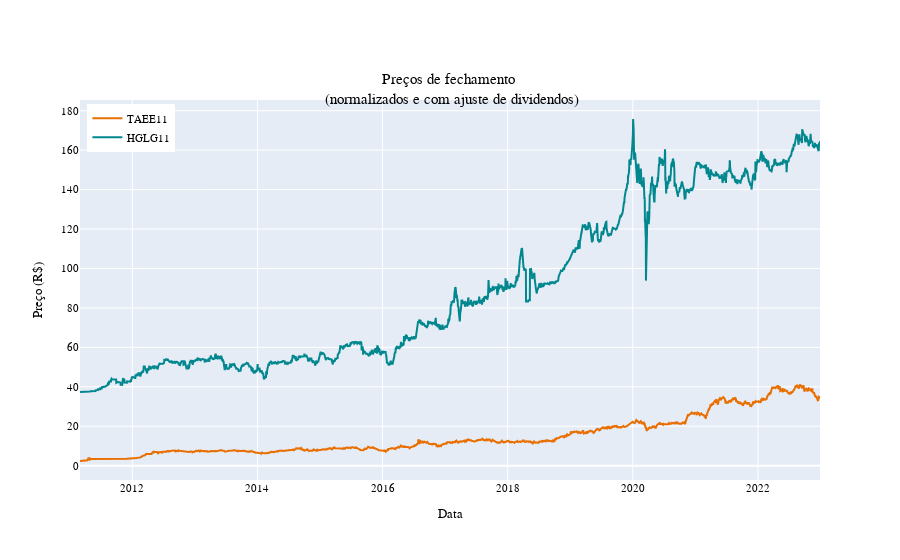

The cell this chart's notebook holds for it:
### Code cell
fig = go.Figure()
fig.add_trace(
    go.Scatter(
        x=taee_precos["data"],
        y=taee_precos["preco_aj"],
        mode="lines",
        name="TAEE11",
        line=dict(color="#e86f00"),
    )
)
fig.add_trace(
    go.Scatter(
        x=precos["data"],
        y=precos["preco_aj"],
        mode="lines",
        name="HGLG11",
        line=dict(color="#02878e"),
        
    )
)
fig.update_layout(
    font=dict(family="Fira Code", size=11, color="black"),
    title="Preços de fechamento <br> (normalizados e com ajuste de dividendos)",
    title_x=0.5,
    title_y=0.85,
    xaxis_title="Data",
    yaxis_title="Preço (R$)",
    legend=dict(yanchor="top", y=0.99, xanchor="left", x=0.01),
)
fig.show()

### Figure 1 — Plotly figure (JSON) as saved in the notebook; plotly's stock layout.template omitted (floating-point values rounded to 4 significant figures; data arrays with more than 128 entries replaced by an {"elided": "..."} marker saying what was removed)
{"data": [{"line": {"color": "#e86f00"}, "mode": "lines", "name": "TAEE11", "type": "scatter", "x": {"elided": "2937 str values"}, "y": {"elided": "2937 float values"}}, {"line": {"color": "#02878e"}, "mode": "lines", "name": "HGLG11", "type": "scatter", "x": {"elided": "2937 str values"}, "y": {"elided": "2937 float values"}}], "layout": {"font": {"color": "black", "family": "Fira Code", "size": 11}, "legend": {"x": 0.01, "xanchor": "left", "y": 0.99, "yanchor": "top"}, "title": {"text": "Preços de fechamento <br> (normalizados e com ajuste de dividendos)", "x": 0.5, "y": 0.85}, "xaxis": {"title": {"text": "Data"}}, "yaxis": {"title": {"text": "Preço (R$)"}}}}
